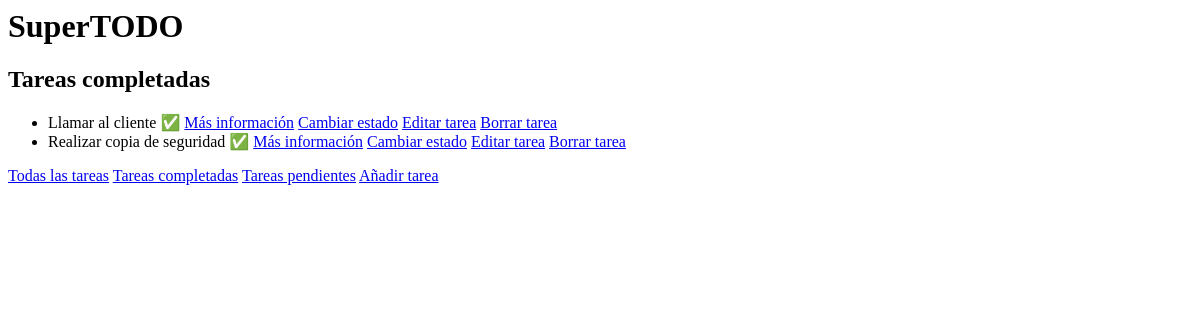
The app's page /tasks/completed/, older data.
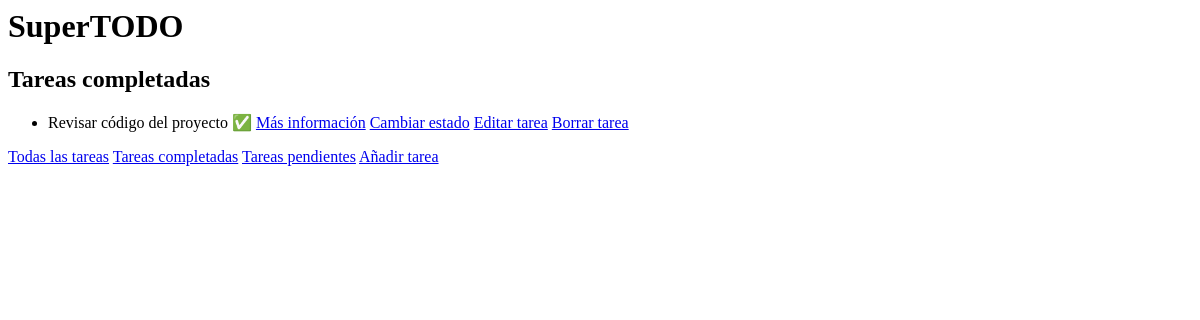
The same page, newer data.
### tasks/models.py (models this page shows)
class Task(models.Model):
    name = models.CharField(max_length=128)
    description = models.TextField(blank=True)
    slug = models.SlugField(unique=True)
    completed = models.BooleanField(default=False)
    created_at = models.DateTimeField(auto_now_add=True)
    updated_at = models.DateTimeField(auto_now=True)

### tasks/views.py (the view)
# urls.py: path('completed/', views.task_list_completed, name='task-list-completed'),
def task_list_completed(request):
    tasks = Task.objects.filter(completed=True)
    return render(request, 'tasks/task/list_completed.html', {'tasks': tasks})

### tasks/templates/tasks/task/list_completed.html
{% block content%}
{% include "header.html" with subtitle="Tareas completadas" %}
<ul>
  {% for task in tasks %}
  <li>{{task.name}}
    {% if task.completed %} ✅
    {% else %} ❌
    {% endif %}
    <a href="{% url 'tasks:task-detail' task.slug %}"> Más información</a>
    <a href="{% url 'tasks:toggle-task' task.slug %}"> Cambiar estado</a>
    <a href="{% url 'tasks:edit-task' task.slug %}">Editar tarea</a>
    <a href="{% url 'tasks:delete-task' task.slug %}">Borrar tarea</a>
  </li>
    {% empty %}
  <p>Nada que hacer. ¡Enhorabuena!</p>
  {% endfor %}
</ul>
{% include "links.html" %}
{% endblock %}

Row changes from the older to the newer data that the page shows:
no longer on this page (row edited): Task: name "Llamar al cliente"
no longer on this page (row edited): Task: name "Realizar copia de seguridad"
now on this page (row edited): Task: name "Revisar código del proyecto"
